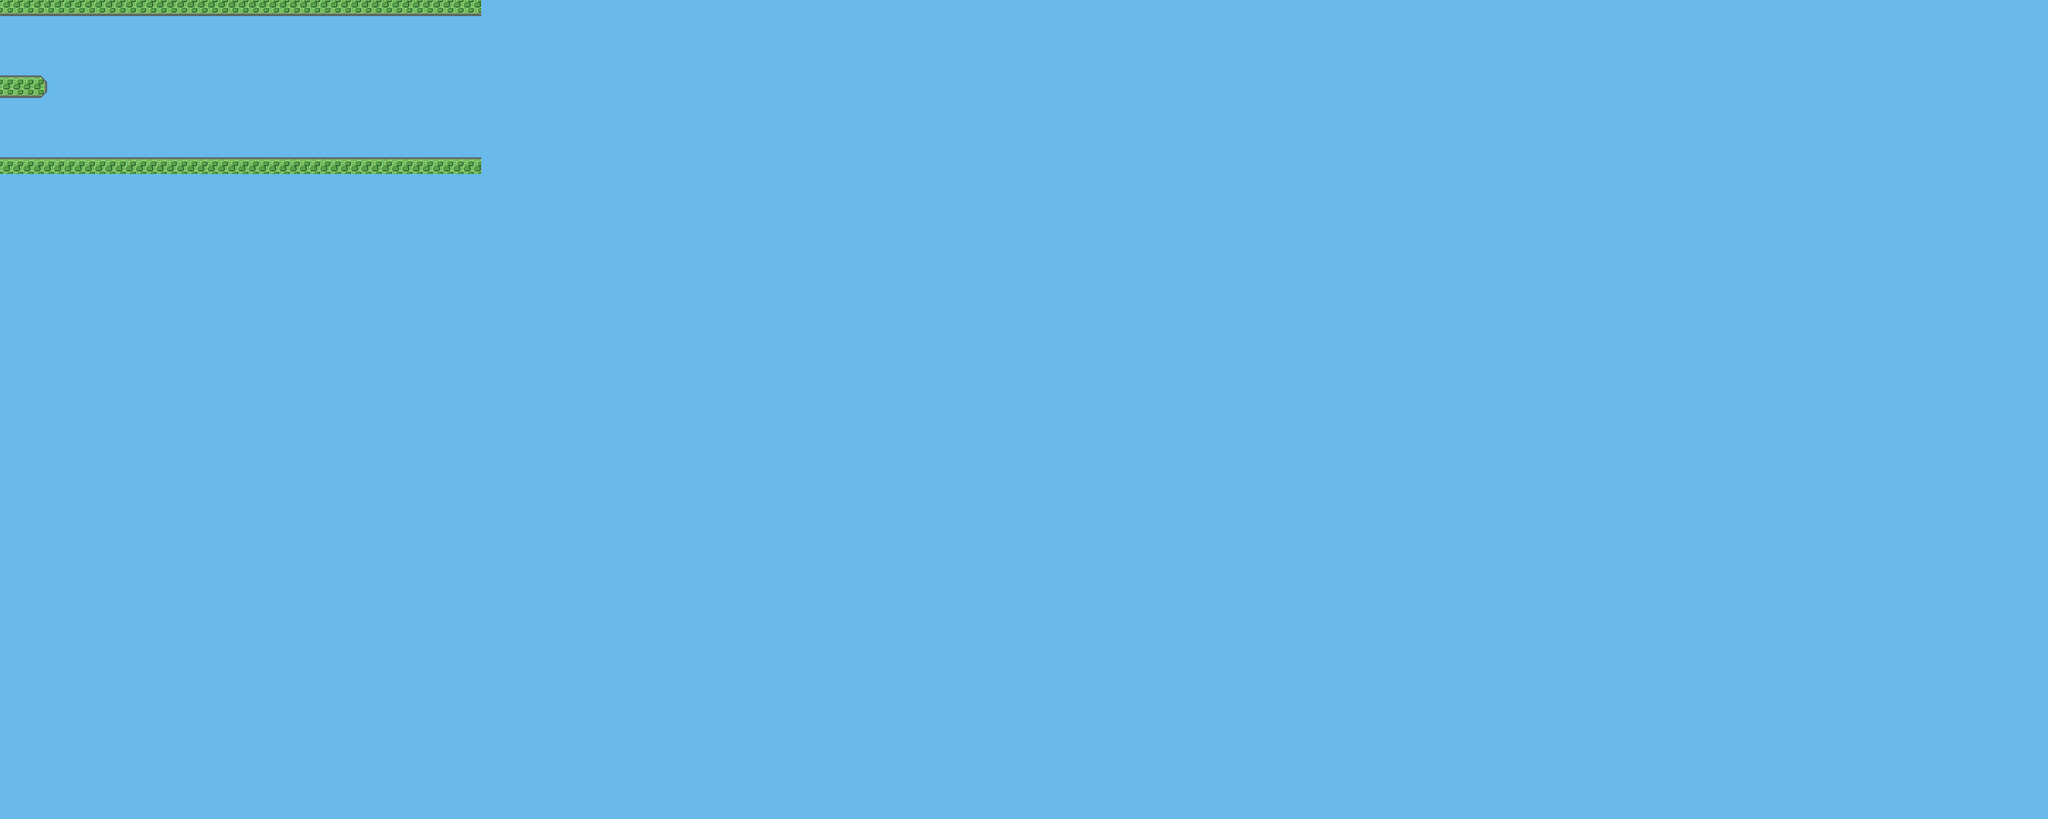

Tiled map render using the project's own tile images. Description and the map definition, with tile-layer contents summarised, below:
An orthogonal 200x80 tile map with 32x32 px tiles, 1 tile layer (map_3).

<map version="1.0" orientation="orthogonal" width="200" height="80" tilewidth="32" tileheight="32">
 <tileset firstgid="1" name="map_3" tilewidth="32" tileheight="32">
  <image source="map.png" width="160" height="128" />
 </tileset>
 <layer name="map_3" width="200" height="80">
  <data>[16000 cells, 16000 non-empty, 7 distinct tile ids]</data>
 </layer>
</map>
